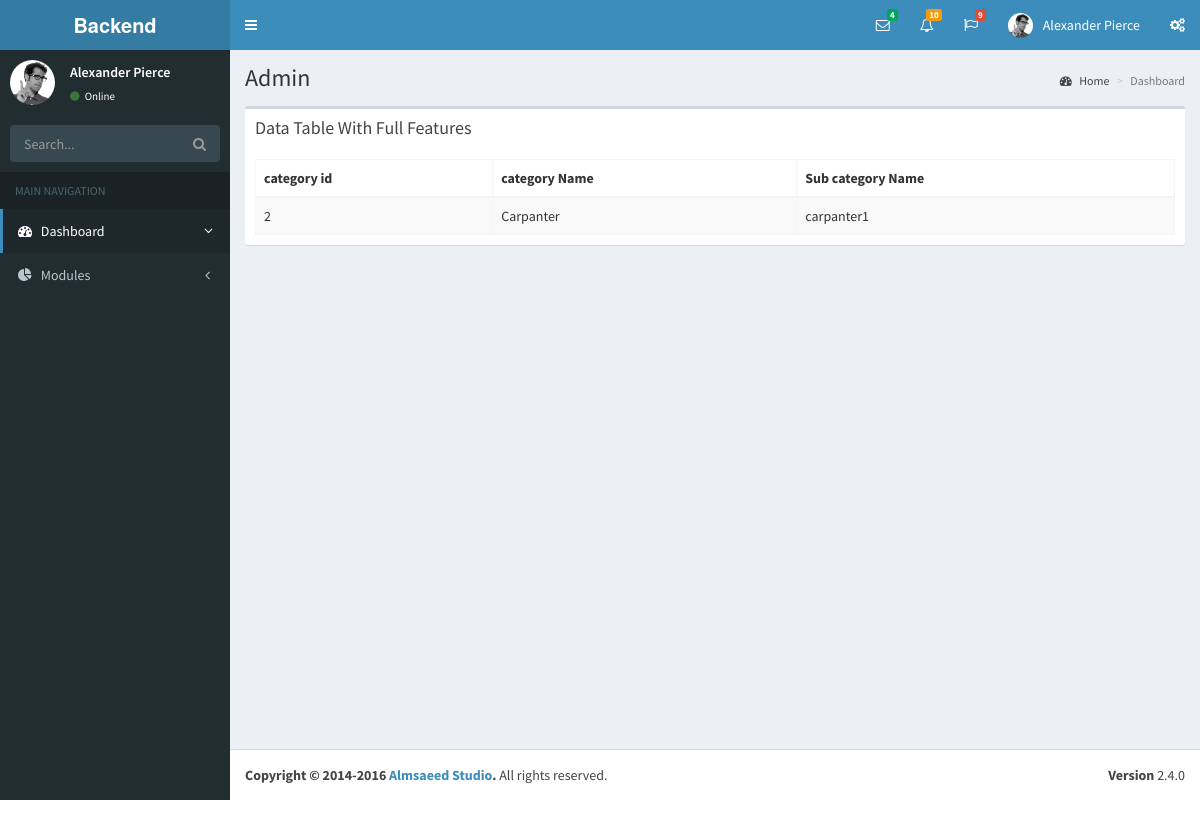
/backend/carpanter.php, run on the app's committed database.
### tables this page shows
CREATE TABLE `category` (
  `category_id` int(11) NOT NULL,
  `category_name` varchar(30) NOT NULL
);

CREATE TABLE `sub_category` (
  `sub_category_id` int(11) NOT NULL,
  `category_id` int(11) NOT NULL,
  `sub_category_name` varchar(50) NOT NULL
);

### mysql/MysqliDb.php (called while the page is built, shortened)
<?php
class MysqliDb
{
    public static $prefix = '';
    protected $_mysqli;
    protected $_query;
    protected $_queryOptions = array();
    protected $_orderBy = array();
    protected $_groupBy = array();
    protected $_bindParams = array('');
    protected $host;
    protected $socket;
    protected $_username;
    protected $_password;
    protected $db;
    protected $port;
    protected $charset;
    public $returnType = 'array';
    protected $_nestJoin = false;
    private $_tableName = '';
    protected $_mapKey = null;
    public function __construct($host = null, $username = null, $password = null, $db = null, $port = null, $charset = 'utf8', $socket = null)
    {
        $isSubQuery = false;
        if (is_object($host)) {
            $this->_mysqli = $host;
        } else
            if(is_string($host)) {
                $this->host = $host;
            }
        $this->_username = $username;
        $this->_password = $password;
        $this->db = $db;
        $this->port = $port;
        $this->charset = $charset;
        $this->socket = $socket;
    }
    public function connect()
    {
        $this->_mysqli = new mysqli($this->host, $this->_username, $this->_password, $this->db, $this->port, $this->socket);
        if ($this->charset) {
            $this->_mysqli->set_charset($this->charset);
        }
    }
    public function mysqli()
    {
        return $this->_mysqli;
    }
    protected function reset()
    {
        $this->_orderBy = array();
        $this->_groupBy = array();
        $this->_bindParams = array('');
        $this->_query = null;
        $this->_queryOptions = array();
        $this->returnType = 'array';
        $this->_nestJoin = false;
        $this->_forUpdate = false;
        $this->_lockInShareMode = false;
        $this->_tableName = '';
        $this->_updateColumns = null;
        $this->_mapKey = null;
    }
    public function get($tableName, $numRows = null, $columns = '*')
    {
        $column = is_array($columns) ? implode(', ', $columns) : $columns;
        if (strpos($tableName, '.') === false) {
            $this->_tableName = self::$prefix . $tableName;
        } else {
            $this->_tableName = $tableName;
        }
        $this->_query = 'SELECT ' . implode(' ', $this->_queryOptions) . ' ' .
            $column . " FROM " . $this->_tableName;
        $stmt = $this->_buildQuery($numRows);
        $stmt->execute();
        $res = $this->_dynamicBindResults($stmt);
        return $res;
    }
    public function getOne($tableName, $columns = '*')
    {
        $res = $this->get($tableName, 1, $columns);
        if ($res instanceof MysqliDb) {
            return $res;
        } elseif (is_array($res) && isset($res[0])) {
            return $res[0];
        } elseif ($res) {
            return $res;
        }
        return null;
    }
    protected function _determineType($item)
    {
        switch (gettype($item)) {
            case 'NULL':
            case 'string':
                return 's';
                break;
            case 'boolean':
            case 'integer':
                return 'i';
                break;
        }
        return '';
    }
    protected function _bindParam($value)
    {
        $this->_bindParams[0] .= $this->_determineType($value);
        array_push($this->_bindParams, $value);
    }
    protected function _buildPair($operator, $value)
    {
        if (!is_object($value)) {
            return ' ' . $operator . ' ? ';
        }
        $subQuery = $value->getSubQuery();
        return " " . $operator . " (" . $subQuery['query'] . ") " . $subQuery['alias'];
    }
    protected function _buildQuery($numRows = null, $tableData = null)
    {
        $stmt = $this->_prepareQuery();
        if (count($this->_bindParams) > 1) {
            call_user_func_array(array($stmt, 'bind_param'), $this->refValues($this->_bindParams));
        }
        return $stmt;
    }
    protected function _dynamicBindResults(mysqli_stmt $stmt)
    {
        $parameters = array();
        $results = array();
        $mysqlLongType = 252;
        $shouldStoreResult = false;
        $meta = $stmt->result_metadata();
        $row = array();
        while ($field = $meta->fetch_field()) {
            if ($this->_nestJoin && $field->table != $this->_tableName) {
                $field->table = substr($field->table, strlen(self::$prefix));
                $row[$field->table][$field->name] = null;
                $parameters[] = & $row[$field->table][$field->name];
            } else {
                $row[$field->name] = null;
                $parameters[] = & $row[$field->name];
            }
        }
        call_user_func_array(array($stmt, 'bind_result'), $parameters);
        while ($stmt->fetch()) {
            if ($this->returnType == 'object') {
                $result = new stdClass ();
                foreach ($row as $key => $val) {
                    if (is_array($val)) {
                        $result->$key = new stdClass ();
                        foreach ($val as $k => $v) {
                            $result->$key->$k = $v;
                        }
                    } else {
                        $result->$key = $val;
                    }
                }
            } else {
                $result = array();
                foreach ($row as $key => $val) {
                    if (is_array($val)) {
                        foreach ($val as $k => $v) {
                            $result[$key][$k] = $v;
                        }
                    } else {
                        $result[$key] = $val;
                    }
                }
            }
            if ($this->_mapKey) {
                $results[$row[$this->_mapKey]] = count($row) > 2 ? $result : end($result);
            } else {
                array_push($results, $result);
            }
        }
        return $results;
    }
    protected function _buildCondition($operator, &$conditions)
    {
        if (empty($conditions)) {
            return;
        }
        $this->_query .= ' ' . $operator;
        foreach ($conditions as $cond) {
            list ($concat, $varName, $operator, $val) = $cond;
            $this->_query .= " " . $concat . " " . $varName;
            switch (strtolower($operator)) {
                default:
                    if (is_array($val)) {
                        $this->_bindParams($val);
                    } elseif ($val === null) {
                        $this->_query .= ' ' . $operator . " NULL";
                    } elseif ($val != 'DBNULL' || $val == '0') {
                        $this->_query .= $this->_buildPair($operator, $val);
                    }
            }
        }
    }
    protected function _buildGroupBy()
    {
        if (empty($this->_groupBy)) {
            return;
        }
        $this->_query .= " GROUP BY ";
        $this->_query = rtrim($this->_query, ', ') . " ";
    }
    protected function _buildOrderBy()
    {
        if (empty($this->_orderBy)) {
            return;
        }
        $this->_query .= " ORDER BY ";
        $this->_query = rtrim($this->_query, ', ') . " ";
    }
    protected function _buildLimit($numRows)
    {
        if (!isset($numRows)) {
            return;
        }
        if (is_array($numRows)) {
            $this->_query .= ' LIMIT ' . (int) $numRows[0] . ', ' . (int) $numRows[1];
        } else {
            $this->_query .= ' LIMIT ' . (int) $numRows;
        }
    }
    protected function _prepareQuery()
    {
        if (!$stmt = $this->mysqli()->prepare($this->_query)) {
            $msg = $this->mysqli()->error . " query: " . $this->_query;
            $num = $this->mysqli()->errno;
            $this->reset();
            throw new Exception($msg, $num);
        }
        return $stmt;
    }
    protected function refValues(array &$arr)
    {
        if (strnatcmp(phpversion(), '5.3') >= 0) {
            $refs = array();
            foreach ($arr as $key => $value) {
                $refs[$key] = & $arr[$key];
            }
            return $refs;
        }
        return $arr;
    }
    protected function replacePlaceHolders($str, $vals)
    {
        $i = 1;
        $newStr = "";
        while ($pos = strpos($str, "?")) {
            $val = $vals[$i++];
            $newStr .= substr($str, 0, $pos) . "'" . $val . "'";
            $str = substr($str, $pos + 1);
        }
        $newStr .= $str;
        return $newStr;
    }
}

### config.php (called while the page is built, shortened)
<?php
   require_once ('mysql/MysqliDb.php');
   $db2 = new MysqliDb (DB_SERVER, DB_USERNAME, DB_PASSWORD, DB_DATABASE);
?>

### backend/carpanter.php (the view, shortened to what this page needs)
 <?php $baseurl = "http://localhost/handworker/backend/assets/";  ?>
 <?php include "header.php";
 include '../config.php';
$db2->where('category_name', 'Carpanter');
$category1 = $db2->get('category');
 ?>
  <aside class="main-sidebar">
    <section class="sidebar">
      <div class="user-panel">
        <div class="pull-left image">
          <img src="<?php echo $baseurl;  ?>dist/img/user2-160x160.jpg" class="img-circle" alt="User Image">
        </div>
        <div class="pull-left info">
          <p>Alexander Pierce</p>
          <a href="#"><i class="fa fa-circle text-success"></i> Online</a>
        </div>
      </div>
      <form action="#" method="get" class="sidebar-form">
        <div class="input-group">
          <input type="text" name="q" class="form-control" placeholder="Search...">
          <span class="input-group-btn">
                <button type="submit" name="search" id="search-btn" class="btn btn-flat"><i class="fa fa-search"></i>
                </button>
              </span>
        </div>
      </form>
    <?php include "sidebar.php";  ?>
    </section>
  </aside>
  <div class="content-wrapper">
    <section class="content-header">
      <h1>Admin</h1>
      <ol class="breadcrumb">
        <li><a href="#"><i class="fa fa-dashboard"></i> Home</a></li>
        <li class="active">Dashboard</li>
      </ol>
    </section>
    <section class="content">
    <div class="box">
            <div class="box-header">
              <h3 class="box-title">Data Table With Full Features</h3>
            </div>
            <div class="box-body">
              <table id="example1" class="table table-bordered table-striped">
                <thead>
                <tr>
                  <th>category id</th>
                  <th>category Name</th>
                  <th>Sub category Name</th>
                </tr>
                </thead>
                <tbody>
                <?php if($category1) { foreach ($category1 as $category){
                  $db2->where('category_id',$category['category_id']);
                  $sub_category = $db2->getone('sub_category');
                  ?>
                <tr>
                <td><?php echo $category['category_id'] ?></td>
                  <td><?php echo $category['category_name'] ?></td>
                  <td><?php echo $sub_category['sub_category_name'] ?></td>
                </tr>
                <?php  } } ?>
              </table>
            </div>
          </div>
    </section>
  </div>
  <footer class="main-footer">
    <div class="pull-right hidden-xs">
      <b>Version</b> 2.4.0
    </div>
    <strong>Copyright &copy; 2014-2016 <a href="https://adminlte.io">Almsaeed Studio</a>.</strong> All rights
    reserved.
  </footer>
</div>
</body>
</html>

### data on the page
category: category_id "2", category_name "Carpanter", sub_category.sub_category_name "carpanter1"
